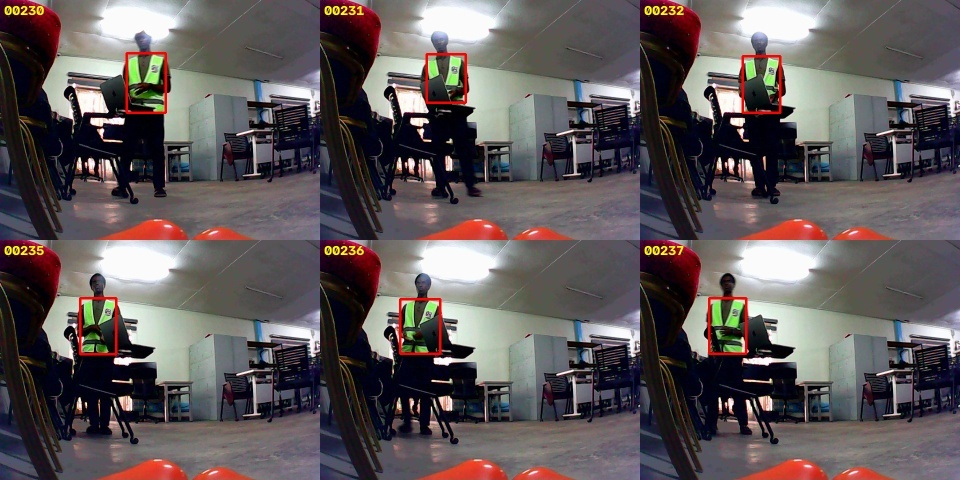
#> input picture report_latex/figures/robot_labels.jpg, 960 x 480 px, given in place of 16.jpg, which was not available
$ python make_figures.py
#> lines starting #> are read from the running program, lines starting #| are printed output that depends on the picture; after the words box and inside, x2 and y2 are one past the last pixel; in counts of white or black regions, pixels touching at a corner belong together
"""Figures for the final report -> report_latex/figures/."""
import shutil
from pathlib import Path

import cv2
import numpy as np

P = Path(__file__).resolve().parents[1]
F = P / "report_latex" / "figures"
F.mkdir(exist_ok=True)
M = P / "presentation" / "media"


def frame(video, t):
    v = cv2.VideoCapture(str(P / video))
    v.set(cv2.CAP_PROP_POS_FRAMES, int(t * (v.get(cv2.CAP_PROP_FPS) or 10)))
    ok, f = v.read()
    assert ok, (video, t)
    return f


# dataset: robot-camera frames with checked labels
shutil.copy(M / "robot_labels_crop.jpg", F / "robot_labels.jpg")
# Gazebo: robot camera in scenario 3 + scenario-2 ground-truth plot
shutil.copy(M / "poster_sim_s3.jpg", F / "sim_s3_view.jpg")
shutil.copy(P / "results/sim/s2_speed/analysis.png", F / "sim_s2_analysis.png")
shutil.copy(P / "results/sim/s3_challenge/analysis.png", F / "sim_s3_analysis.png")
# real robot: lab photo + robot-view strip (vest detected -> FOLLOW) from three runs
lab = cv2.imread(str(P / "results/real/photos/16.jpg"))
#> lab is the input picture: shape (480, 960, 3); mean B, G, R 89.7, 88.5, 96.3
cv2.imwrite(str(F / "robot_lab.jpg"), cv2.resize(lab, (800, int(800 * lab.shape[0] / lab.shape[1]))))
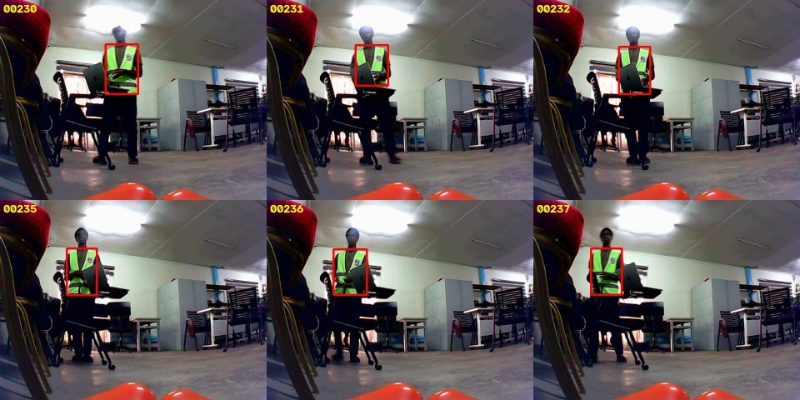
#> saved as robot_lab.jpg: shape (400, 800, 3); mean B, G, R 89.5, 88.4, 96.2
tiles = []
for video, t, label in (("results/real/run2/debug.mp4", 6.0, "Run 2 (home)"),
                        ("results/real/run5/debug.mp4", 9.5, "Run 5 (lab)"),
                        ("results/real/run6/debug.mp4", 1.0, "Run 6 (lab, vest on chair)")):
    f = cv2.resize(frame(video, t), (480, 360))
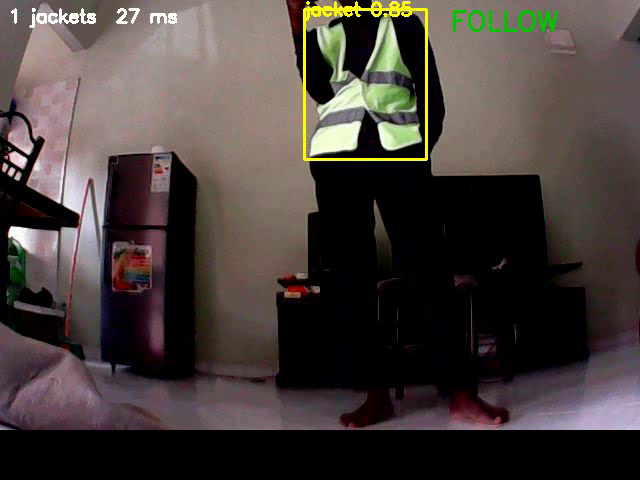
#> input picture frame 60 of results/real/run2/debug.mp4, 640 x 480 px
#> in frame, f is the input picture: shape (480, 640, 3); mean B, G, R 59, 62.7, 71.5
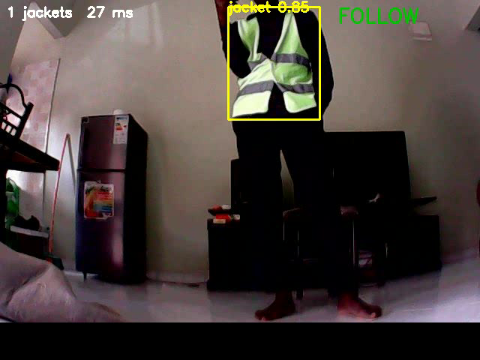
#> f: shape (360, 480, 3); mean of channels 0, 1, 2 58.9, 62.7, 71.5; drawn as B, G, R
    cv2.rectangle(f, (0, 330), (480, 360), (0, 0, 0), -1)
    cv2.putText(f, label, (8, 352), cv2.FONT_HERSHEY_SIMPLEX, 0.6, (255, 255, 255), 1, cv2.LINE_AA)
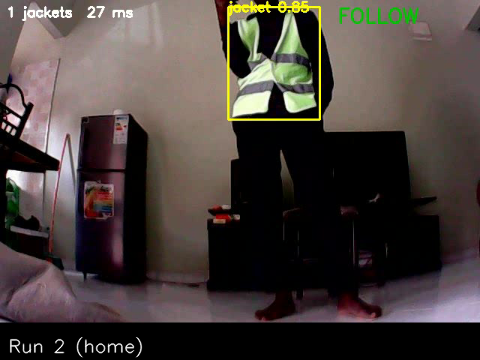
#> f: shape (360, 480, 3); 0.49% of pixels changed, all inside (x1, y1, x2, y2) = (9, 336, 143, 358); drawn as B, G, R
    tiles.append(f)
#> pass 2 of the loop `for video, t, label in (("results/real/run2/debug.mp4", 6.0, "Run 2 (h..`:
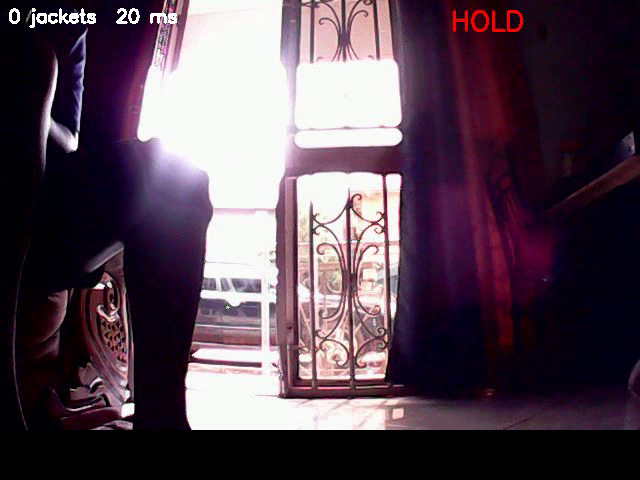
#> input picture frame 95 of results/real/run2/debug.mp4, 640 x 480 px
#> in frame, f is the input picture: shape (480, 640, 3); mean B, G, R 81.7, 68.9, 86
#> `f = cv2.resize(frame(video, t), (480, 360))`:
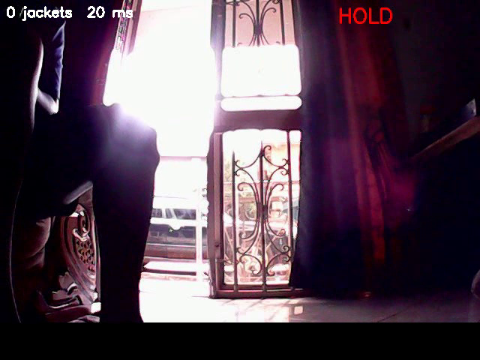
#> f: shape (360, 480, 3); mean of channels 0, 1, 2 81.6, 68.8, 86; drawn as B, G, R
#> `cv2.putText(f, label, (8, 352), cv2.FONT_HERSHEY_SIMPLEX, 0.6, (255, 2..`:
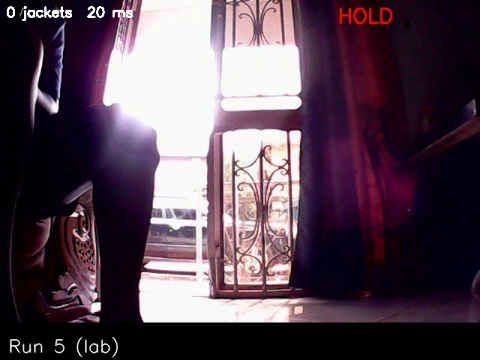
#> f: shape (360, 480, 3); 0.41% of pixels changed, all inside (x1, y1, x2, y2) = (9, 336, 119, 358); drawn as B, G, R
#> pass 3 of the loop `for video, t, label in (("results/real/run2/debug.mp4", 6.0, "Run 2 (h..`:
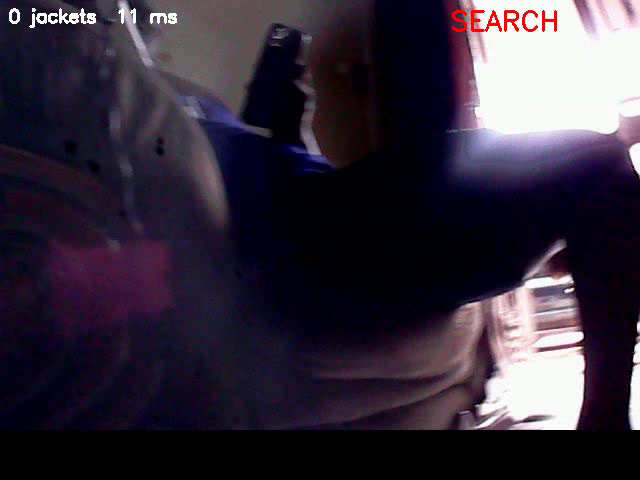
#> input picture frame 10 of results/real/run2/debug.mp4, 640 x 480 px
#> in frame, f is the input picture: shape (480, 640, 3); mean B, G, R 59.1, 44.4, 52.8
#> `cv2.putText(f, label, (8, 352), cv2.FONT_HERSHEY_SIMPLEX, 0.6, (255, 2..`:
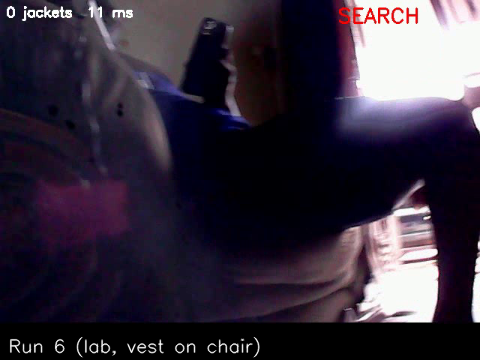
#> f: shape (360, 480, 3); mean of channels 0, 1, 2 60, 45.3, 53.7; drawn as B, G, R
strip = np.hstack([np.pad(t, ((0, 0), (0, 6), (0, 0)), constant_values=255) for t in tiles])[:, :-6]
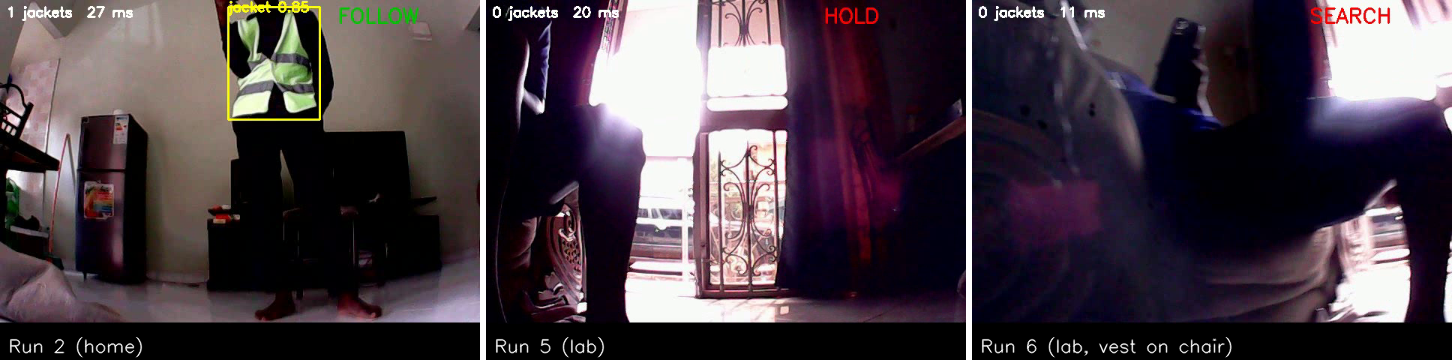
#> strip: shape (360, 1452, 3); mean of channels 0, 1, 2 68.7, 60.9, 72.2; drawn as B, G, R
cv2.imwrite(str(F / "real_follow_strip.jpg"), strip)
shutil.copy(Path(r"D:\mscs\intelligent_systems_and_robotics\birds-cnn\report_latex\UCULOGO (1).png"), P / "report_latex" / "UCULOGO.png")
print("figures:", sorted(p.name for p in F.iterdir()))
